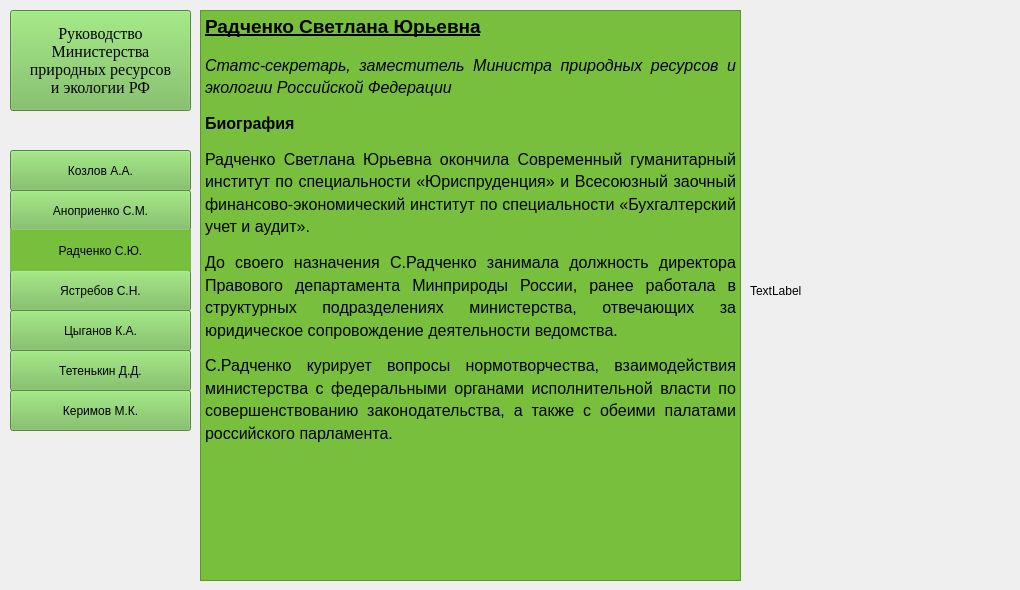
    <widget class="QWidget" name="page_radchenko">
     <widget class="QLabel" name="label_photo_radchenko">
      <property name="geometry">
       <rect>
        <x>750</x>
        <y>10</y>
        <width>261</width>
        <height>561</height>
       </rect>
      </property>
      <property name="minimumSize">
       <size>
        <width>200</width>
        <height>150</height>
       </size>
      </property>
      <property name="maximumSize">
       <size>
        <width>16777215</width>
        <height>16777215</height>
       </size>
      </property>
      <property name="text">
       <string>TextLabel</string>
      </property>
     </widget>
     <widget class="QTextEdit" name="textEdit_info_radchenko">
      <property name="geometry">
       <rect>
        <x>200</x>
        <y>10</y>
        <width>541</width>
        <height>571</height>
       </rect>
      </property>
      <property name="styleSheet">
       <string notr="true">background-color: rgb(120, 191, 62);
font: 8pt &quot;Times New Roman&quot;;</string>
      </property>
      <property name="readOnly">
       <bool>true</bool>
      </property>
      <property name="html">
       <string>&lt;!DOCTYPE HTML PUBLIC &quot;-//W3C//DTD HTML 4.0//EN&quot; &quot;http://www.w3.org/TR/REC-html40/strict.dtd&quot;&gt;
&lt;html&gt;&lt;head&gt;&lt;meta name=&quot;qrichtext&quot; content=&quot;1&quot; /&gt;&lt;style type=&quot;text/css&quot;&gt;
p, li { white-space: pre-wrap; }
&lt;/style&gt;&lt;/head&gt;&lt;body style=&quot; font-family:'Times New Roman'; font-size:8pt; font-weight:400; font-style:normal;&quot;&gt;
&lt;p align=&quot;justify&quot; style=&quot; margin-top:12px; margin-bottom:12px; margin-left:0px; margin-right:0px; -qt-block-indent:0; text-indent:0px; line-height:125%;&quot;&gt;&lt;span style=&quot; font-size:14pt; font-weight:600; text-decoration: underline;&quot;&gt;Радченко Светлана Юрьевна&lt;/span&gt;&lt;/p&gt;
&lt;p align=&quot;justify&quot; style=&quot; margin-top:12px; margin-bottom:12px; margin-left:0px; margin-right:0px; -qt-block-indent:0; text-indent:0px; line-height:125%;&quot;&gt;&lt;span style=&quot; font-size:12pt; font-style:italic;&quot;&gt;Статс-секретарь, заместитель Министра природных ресурсов и экологии Российской Федерации&lt;/span&gt;&lt;/p&gt;
&lt;p align=&quot;justify&quot; style=&quot; margin-top:12px; margin-bottom:12px; margin-left:0px; margin-right:0px; -qt-block-indent:0; text-indent:0px; line-height:125%;&quot;&gt;&lt;span style=&quot; font-size:12pt; font-weight:600;&quot;&gt;Биография&lt;/span&gt;&lt;/p&gt;
&lt;p align=&quot;justify&quot; style=&quot; margin-top:12px; margin-bottom:12px; margin-left:0px; margin-right:0px; -qt-block-indent:0; text-indent:0px; line-height:125%;&quot;&gt;&lt;span style=&quot; font-size:12pt;&quot;&gt;Радченко Светлана Юрьевна окончила Современный гуманитарный институт по специальности «Юриспруденция» и Всесоюзный заочный финансово-экономический институт по специальности «Бухгалтерский учет и аудит».&lt;/span&gt;&lt;/p&gt;
&lt;p align=&quot;justify&quot; style=&quot; margin-top:12px; margin-bottom:12px; margin-left:0px; margin-right:0px; -qt-block-indent:0; text-indent:0px; line-height:125%;&quot;&gt;&lt;span style=&quot; font-size:12pt;&quot;&gt;До своего назначения С.Радченко занимала должность директора Правового департамента Минприроды России, ранее работала в структурных подразделениях министерства, отвечающих за юридическое сопровождение деятельности ведомства.&lt;/span&gt;&lt;/p&gt;
&lt;p align=&quot;justify&quot; style=&quot; margin-top:12px; margin-bottom:12px; margin-left:0px; margin-right:0px; -qt-block-indent:0; text-indent:0px; line-height:125%;&quot;&gt;&lt;span style=&quot; font-size:12pt;&quot;&gt;С.Радченко курирует вопросы нормотворчества, взаимодействия министерства с федеральными органами исполнительной власти по совершенствованию законодательства, а также с обеими палатами российского парламента.&lt;/span&gt;&lt;/p&gt;&lt;/body&gt;&lt;/html&gt;</string>
      </property>
     </widget>
     <widget class="QPushButton" name="btn_return_main_page_3">
      <property name="geometry">
       <rect>
        <x>10</x>
        <y>10</y>
        <width>181</width>
        <height>101</height>
       </rect>
      </property>
      <property name="font">
       <font>
        <family>Times New Roman</family>
        <pointsize>12</pointsize>
        <weight>9</weight>
        <italic>false</italic>
        <bold>false</bold>
       </font>
      </property>
      <property name="styleSheet">
       <string notr="true">font: 75 12pt &quot;Times New Roman&quot;;
background-color: rgb(114, 187, 83);</string>
      </property>
      <property name="text">
       <string>Руководство
Министерства
природных ресурсов
и экологии РФ</string>
      </property>
      <attribute name="buttonGroup">
       <string notr="true">buttonGroup_back_all_people</string>
      </attribute>
     </widget>
     <widget class="QPushButton" name="btn_show_tetenkin_3">
      <property name="geometry">
       <rect>
        <x>10</x>
        <y>350</y>
        <width>181</width>
        <height>41</height>
       </rect>
      </property>
      <property name="styleSheet">
       <string notr="true">font: 12pt &quot;Times New Roman&quot;;
background-color: rgb(114, 187, 83);</string>
      </property>
      <property name="text">
       <string>Тетенькин Д.Д.</string>
      </property>
      <attribute name="buttonGroup">
       <string notr="true">buttonGroup_tetenkin</string>
      </attribute>
     </widget>
     <widget class="QPushButton" name="bnt_show_anoprienko_3">
      <property name="geometry">
       <rect>
        <x>10</x>
        <y>190</y>
        <width>181</width>
        <height>41</height>
       </rect>
      </property>
      <property name="styleSheet">
       <string notr="true">font: 12pt &quot;Times New Roman&quot;;
background-color: rgb(114, 187, 83);</string>
      </property>
      <property name="text">
       <string>Аноприенко С.М.</string>
      </property>
      <attribute name="buttonGroup">
       <string notr="true">buttonGroup_anoprienko</string>
      </attribute>
     </widget>
     <widget class="QPushButton" name="bnt_show_yastrebov_3">
      <property name="geometry">
       <rect>
        <x>10</x>
        <y>270</y>
        <width>181</width>
        <height>41</height>
       </rect>
      </property>
      <property name="styleSheet">
       <string notr="true">font: 12pt &quot;Times New Roman&quot;;
background-color: rgb(114, 187, 83);</string>
      </property>
      <property name="text">
       <string>Ястребов С.Н.</string>
      </property>
      <attribute name="buttonGroup">
       <string notr="true">buttonGroup_yastrebov</string>
      </attribute>
     </widget>
     <widget class="QLabel" name="label_title_radchenko">
      <property name="geometry">
       <rect>
        <x>10</x>
        <y>230</y>
        <width>181</width>
        <height>41</height>
       </rect>
      </property>
      <property name="styleSheet">
       <string notr="true">font: 12pt &quot;Times New Roman&quot;;
background-color: rgb(120, 191, 62);</string>
      </property>
      <property name="text">
       <string>Радченко С.Ю.</string>
      </property>
      <property name="alignment">
       <set>Qt::AlignCenter</set>
      </property>
     </widget>
     <widget class="QPushButton" name="btn_show_kerimov_3">
      <property name="geometry">
       <rect>
        <x>10</x>
        <y>390</y>
        <width>181</width>
        <height>41</height>
       </rect>
      </property>
      <property name="styleSheet">
       <string notr="true">font: 12pt &quot;Times New Roman&quot;;
background-color: rgb(114, 187, 83);</string>
      </property>
      <property name="text">
       <string>Керимов М.К.</string>
      </property>
      <attribute name="buttonGroup">
       <string notr="true">buttonGroup_kerimov</string>
      </attribute>
     </widget>
     <widget class="QPushButton" name="bnt_show_cozlov_3">
      <property name="geometry">
       <rect>
        <x>10</x>
        <y>150</y>
        <width>181</width>
        <height>41</height>
       </rect>
      </property>
      <property name="styleSheet">
       <string notr="true">font: 12pt &quot;Times New Roman&quot;;
background-color: rgb(114, 187, 83);</string>
      </property>
      <property name="text">
       <string>Козлов А.А.</string>
      </property>
      <attribute name="buttonGroup">
       <string notr="true">buttonGroup_cozlov</string>
      </attribute>
     </widget>
     <widget class="QPushButton" name="btn_show_tsiganov_3">
      <property name="geometry">
       <rect>
        <x>10</x>
        <y>310</y>
        <width>181</width>
        <height>41</height>
       </rect>
      </property>
      <property name="styleSheet">
       <string notr="true">font: 12pt &quot;Times New Roman&quot;;
background-color: rgb(114, 187, 83);</string>
      </property>
      <property name="text">
       <string>Цыганов К.А.</string>
      </property>
      <attribute name="buttonGroup">
       <string notr="true">buttonGroup_tsiganov</string>
      </attribute>
     </widget>
    </widget>
